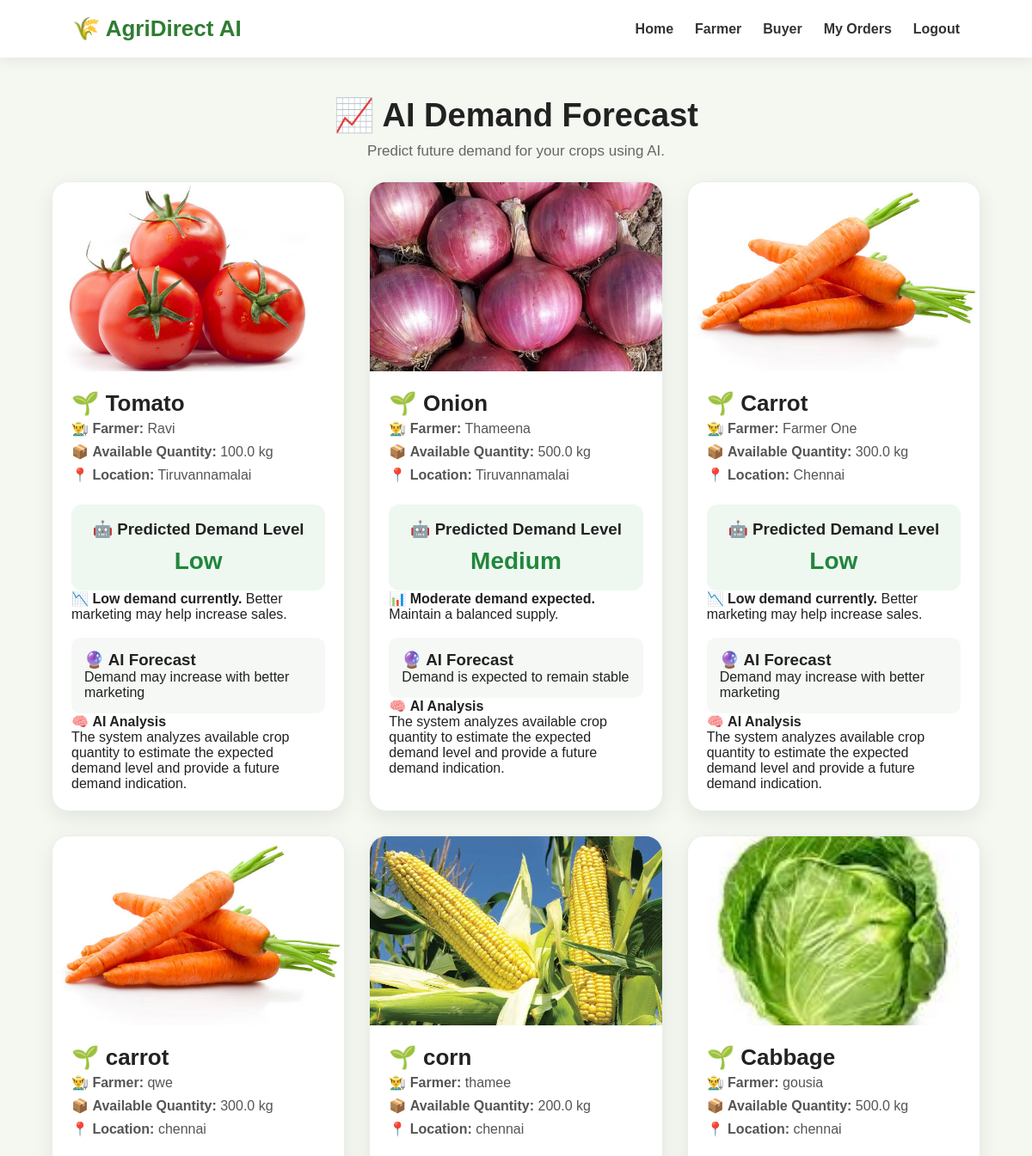
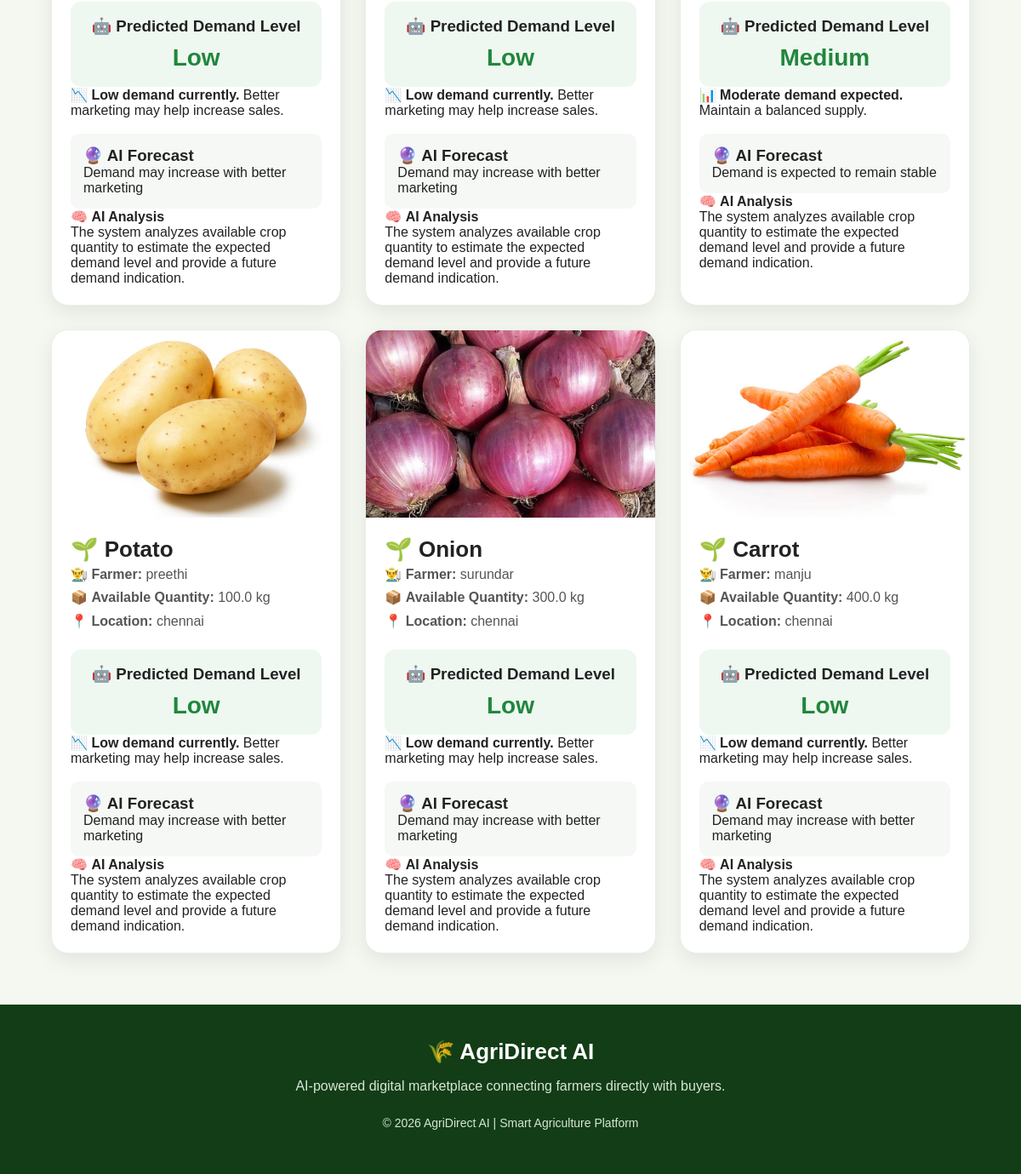
/demand-forecast/ (signed in), run on the app's committed database (2 pictures, top to bottom).
### marketplace/models.py (models this page shows, shortened)
class Crop(models.Model):
    farmer = models.ForeignKey(
        User,
        on_delete=models.CASCADE,
        null=True,
        blank=True
    )
    farmer_name = models.CharField(max_length=100)
    crop_name = models.CharField(max_length=100)
    quantity = models.FloatField()
    price = models.FloatField()
    location = models.CharField(max_length=100)
    description = models.TextField(blank=True)
    created_at = models.DateTimeField(auto_now_add=True)
    @property
    def image_filename(self):
        image_map = {
            "tomato": "tomato.jpg",
            "onion": "onion.jpg",
            "carrot": "carrot.jpg",
            "beetroot": "beetroot.jpg",
            "cabbage": "cabbage.jpg",
            "cauliflower": "cauliflower.jpg",
            "corn": "corn.jpg",
            "drumstick": "drumstick.jpg",
            "lady finger": "lady finger.jpg",
            "potato": "potato.jpg",
        }
        return image_map.get(
            self.crop_name.lower().strip(),
            "tomato.jpg"
        )

### marketplace/views.py (the view)
# urls.py: path('demand-forecast/', views.demand_forecast, name='demand_forecast'),
@login_required(login_url='/login/')
def demand_forecast(request):
    crops = Crop.objects.all()
    for crop in crops:
        if crop.quantity >= 1000:
            demand = "High"
            forecast = (
                "Demand is expected to increase"
            )
        elif crop.quantity >= 500:
            demand = "Medium"
            forecast = (
                "Demand is expected to remain stable"
            )
        else:
            demand = "Low"
            forecast = (
                "Demand may increase with better marketing"
            )
        crop.demand_level = demand
        crop.forecast_message = forecast
    return render(
        request,
        'marketplace/demand_forecast.html',
        {
            'crops': crops
        }
    )

### marketplace/templates/marketplace/demand_forecast.html (shortened to what this page needs)
{% load static %}
<!DOCTYPE html>
<html lang="en">
<head>
    <link rel="stylesheet"
          href="{% static 'marketplace/style.css' %}">
</head>
<body>
<nav>
    <div class="logo">
        🌾 AgriDirect AI
    </div>
    <div class="nav-links">
        <a href="/">Home</a>
        <a href="/farmer/">Farmer</a>
        <a href="/buyer/">Buyer</a>
        <a href="/orders/">My Orders</a>
        <a href="/logout/">Logout</a>
    </div>
</nav>
<section class="forecast-header">
    <h1>
        📈 AI Demand Forecast
    </h1>
    <p>
        Predict future demand for your crops using AI.
    </p>
</section>
<div class="forecast-grid">
    {% for crop in crops %}
    <div class="forecast-card">
        <img
            src="{% static 'marketplace/images/' %}{{ crop.image_filename }}"
            alt="{{ crop.crop_name }}"
            class="crop-image">
        <div class="forecast-content">
            <h2>
                🌱 {{ crop.crop_name }}
            </h2>
            <div class="crop-info">
                <p>
                    👨‍🌾 <strong>Farmer:</strong>
                    {{ crop.farmer_name }}
                </p>
                <p>
                    📦 <strong>Available Quantity:</strong>
                    {{ crop.quantity }} kg
                </p>
                <p>
                    📍 <strong>Location:</strong>
                    {{ crop.location }}
                </p>
            </div>
            <div class="demand-box">
                <h3>
                    🤖 Predicted Demand Level
                </h3>
                <div class="demand-level">
                    {{ crop.demand_level }}
                </div>
            </div>
            {% if crop.demand_level == "High" %}
                <p>
                    🔥 <strong>High demand expected.</strong>
                    Farmers can consider increasing
                    production and supply.
                </p>
            {% elif crop.demand_level == "Medium" %}
                <p>
                    📊 <strong>Moderate demand expected.</strong>
                    Maintain a balanced supply.
                </p>
            {% else %}
                <p>
                    📉 <strong>Low demand currently.</strong>
                    Better marketing may help increase sales.
                </p>
            {% endif %}
            <div class="forecast-box">
                <h3>
                    🔮 AI Forecast
                </h3>
                <p>
                    {{ crop.forecast_message }}
                </p>
            </div>
            <p>
                🧠 <strong>AI Analysis</strong>
            </p>
            <p>
                The system analyzes available crop
                quantity to estimate the expected
                demand level and provide a future
                demand indication.
            </p>
        </div>
    </div>
    {% endfor %}
</div>
<footer>
    <div class="logo">
        🌾 AgriDirect AI
    </div>
    <p>
        AI-powered digital marketplace connecting
        farmers directly with buyers.
    </p>
    <p class="copyright">
        © 2026 AgriDirect AI | Smart Agriculture Platform
    </p>
</footer>
</body>
</html>

### marketplace/static/marketplace/style.css (style rules this page uses)
* { margin: 0; padding: 0; box-sizing: border-box; }
body { font-family: Arial, sans-serif; background: #f4f8f1; color: #222; }
nav { display: flex; justify-content: space-between; align-items: center; padding: 18px 7%; background: white; box-shadow: 0 3px 15px rgba(0, 0, 0, 0.08); position: sticky; top: 0; z-index: 100; }
.logo { font-size: 26px; font-weight: bold; color: #2e7d32; }
.nav-links { display: flex; align-items: center; }
nav a { text-decoration: none; color: #333; margin-left: 25px; font-weight: 600; transition: 0.3s; }
footer { padding: 40px 8%; text-align: center; background: #123d16; color: white; }
footer .logo { color: white; margin-bottom: 12px; }
footer p { color: #d7e6d8; margin: 8px 0; line-height: 1.6; }
.copyright { font-size: 14px; margin-top: 20px !important; }

### marketplace/templates/marketplace/demand_forecast.html (style rules this page uses)
.forecast-header { text-align: center; padding: 45px 20px 25px; }
.forecast-header h1 { font-size: 38px; margin-bottom: 10px; }
.forecast-header p { color: #666; font-size: 17px; }
.forecast-grid { width: 90%; max-width: 1200px; margin: auto auto 60px; display: grid; grid-template-columns: repeat(3, 1fr); gap: 28px; }
.forecast-card { background: white; border-radius: 20px; overflow: hidden; border: 1px solid #e8eee8; box-shadow: 0 8px 25px rgba(0,0,0,0.08); transition: 0.3s; }
.crop-image { width: 100%; height: 220px; object-fit: cover; display: block; }
.forecast-content { padding: 22px; }
.forecast-content h2 { margin-top: 0; font-size: 26px; }
.crop-info p { color: #555; line-height: 1.7; }
.demand-box { margin-top: 20px; padding: 18px; border-radius: 12px; background: #eef8f0; text-align: center; }
.demand-box h3 { margin: 0 0 10px; }
.demand-level { font-size: 28px; font-weight: bold; color: #21863d; }
.forecast-box { margin-top: 18px; padding: 15px; background: #f5f8f5; border-radius: 10px; }
.forecast-box h3 { margin-top: 0; }

### data on the page
Crop: shows a picture, crop_name "Tomato", farmer_name "Ravi", quantity "100.0", location "Tiruvannamalai", demand_level "Low", shows "Low demand currently.", forecast_message "Demand may increase with better marketing"
Crop: crop_name "Onion", farmer_name "Thameena", quantity "500.0", location "Tiruvannamalai", demand_level "Medium", shows "Moderate demand expected.", forecast_message "Demand is expected to remain stable"
Crop: crop_name "Carrot", farmer_name "Farmer One", quantity "300.0", location "Chennai", demand_level "Low", shows "Low demand currently.", forecast_message "Demand may increase with better marketing"
Crop: image_filename (picture), crop_name "carrot", farmer_name "qwe", quantity "300.0", location "chennai", demand_level "Low", shows "Low demand currently.", forecast_message "Demand may increase with better marketing"
Crop: image_filename (picture), crop_name "corn", farmer_name "thamee", quantity "200.0", location "chennai", demand_level "Low", shows "Low demand currently.", forecast_message "Demand may increase with better marketing"
Crop: shows a picture, crop_name "Cabbage", farmer_name "gousia", quantity "500.0", location "chennai", demand_level "Medium", shows "Moderate demand expected.", forecast_message "Demand is expected to remain stable"
Crop: shows a picture, crop_name "Potato", farmer_name "preethi", quantity "100.0", location "chennai", demand_level "Low", shows "Low demand currently.", forecast_message "Demand may increase with better marketing"
Crop: crop_name "Onion", farmer_name "surundar", quantity "300.0", location "chennai", demand_level "Low", shows "Low demand currently.", forecast_message "Demand may increase with better marketing"
Crop: crop_name "Carrot", farmer_name "manju", quantity "400.0", location "chennai", demand_level "Low", shows "Low demand currently.", forecast_message "Demand may increase with better marketing"
